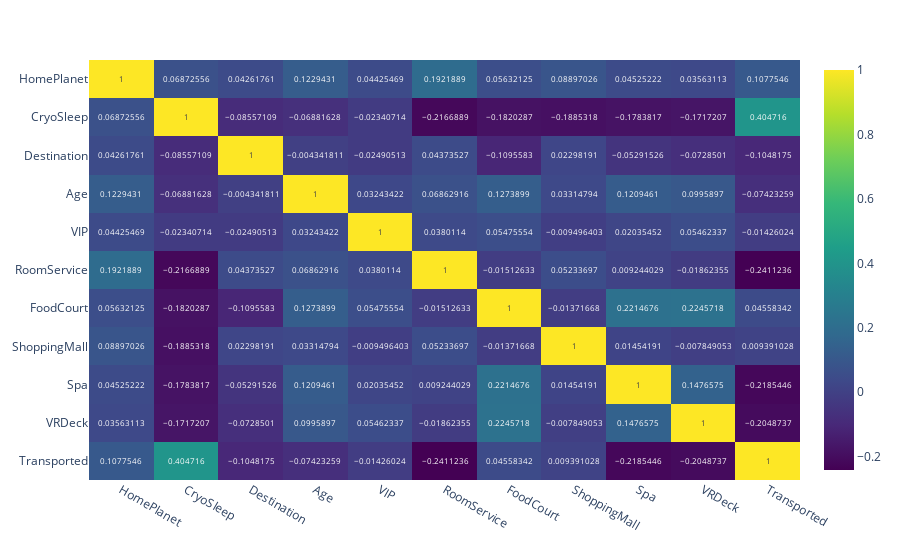

Source (notebook cell):
### Markdown cell above
Korrelációs mátrix

### Code cell
fig = px.imshow(train.corr() ,text_auto=True, aspect="auto" , color_continuous_scale = "viridis")
fig.show()

### Figure 1 — Plotly figure (JSON) as saved in the notebook; plotly's stock layout.template omitted (floating-point values rounded to 4 significant figures)
{"data": [{"coloraxis": "coloraxis", "hovertemplate": "x: %{x}<br>y: %{y}<br>color: %{z}<extra></extra>", "name": "0", "texttemplate": "%{z}", "type": "heatmap", "x": ["HomePlanet", "CryoSleep", "Destination", "Age", "VIP", "RoomService", "FoodCourt", "ShoppingMall", "Spa", "VRDeck", "Transported"], "xaxis": "x", "y": ["HomePlanet", "CryoSleep", "Destination", "Age", "VIP", "RoomService", "FoodCourt", "ShoppingMall", "Spa", "VRDeck", "Transported"], "yaxis": "y", "z": [[1, 0.06873, 0.04262, 0.1229, 0.04425, 0.1922, 0.05632, 0.08897, 0.04525, 0.03563, 0.1078], [0.06873, 1, -0.08557, -0.06882, -0.02341, -0.2167, -0.182, -0.1885, -0.1784, -0.1717, 0.4047], [0.04262, -0.08557, 1, -0.004342, -0.02491, 0.04374, -0.1096, 0.02298, -0.05292, -0.07285, -0.1048], [0.1229, -0.06882, -0.004342, 1, 0.03243, 0.06863, 0.1274, 0.03315, 0.1209, 0.09959, -0.07423], [0.04425, -0.02341, -0.02491, 0.03243, 1, 0.03801, 0.05476, -0.009496, 0.02035, 0.05462, -0.01426], [0.1922, -0.2167, 0.04374, 0.06863, 0.03801, 1, -0.01513, 0.05234, 0.009244, -0.01862, -0.2411], [0.05632, -0.182, -0.1096, 0.1274, 0.05476, -0.01513, 1, -0.01372, 0.2215, 0.2246, 0.04558], [0.08897, -0.1885, 0.02298, 0.03315, -0.009496, 0.05234, -0.01372, 1, 0.01454, -0.007849, 0.009391], [0.04525, -0.1784, -0.05292, 0.1209, 0.02035, 0.009244, 0.2215, 0.01454, 1, 0.1477, -0.2185], [0.03563, -0.1717, -0.07285, 0.09959, 0.05462, -0.01862, 0.2246, -0.007849, 0.1477, 1, -0.2049], [0.1078, 0.4047, -0.1048, -0.07423, -0.01426, -0.2411, 0.04558, 0.009391, -0.2185, -0.2049, 1]]}], "layout": {"coloraxis": {"colorscale": [[0, "#440154"], [0.1111, "#482878"], [0.2222, "#3e4989"], [0.3333, "#31688e"], [0.4444, "#26828e"], [0.5556, "#1f9e89"], [0.6667, "#35b779"], [0.7778, "#6ece58"], [0.8889, "#b5de2b"], [1, "#fde725"]]}, "margin": {"t": 60}, "xaxis": {"anchor": "y", "domain": [0, 1]}, "yaxis": {"anchor": "x", "autorange": "reversed", "domain": [0, 1]}}}
